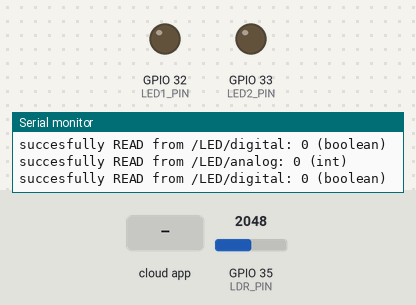
A sketch run on a simulated ESP32. Shown: output pins drawn as LEDs (lit = HIGH), the last lines printed to the serial monitor. The inputs (shaded band) are chosen by the test bench; at power-on: GPIO 35 (LDR_PIN) = 2048. WiFi joins after 1.5 s; servers stay silent unless stated; the Firebase database answers and starts empty.

Above: at 2.7 s.
2.8 s: the phone or cloud app sets analog to 1
At 4.2 s:
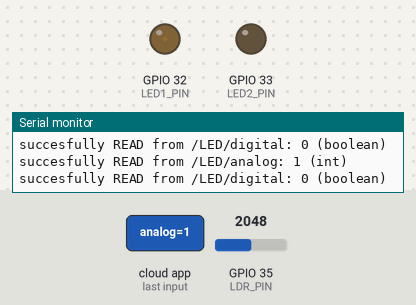
4.5 s: the phone or cloud app sets digital to 1
At 5.1 s:
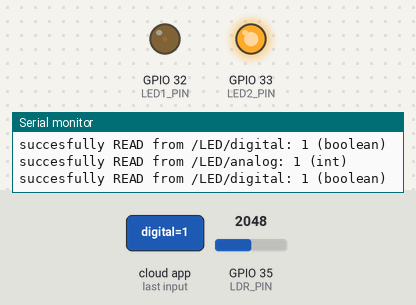
6.1 s: the phone or cloud app sets analog to 0
At 7.2 s:
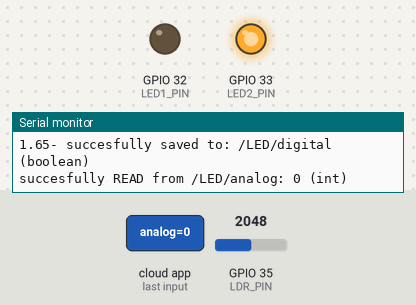
7.8 s: the phone or cloud app sets digital to 0
At 8.5 s:
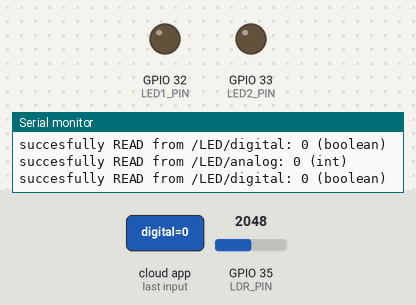
Timing chart, 0 to 10.3 s (numbered marks = the images above; inputs shaded):
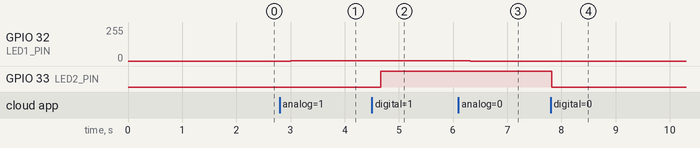

Measured:
- after the input at 2.8 s, GPIO 32 (LED1_PIN): 0/255 → 1/255 after 0.21 s
- after the input at 4.5 s, GPIO 33 (LED2_PIN): LOW → HIGH after 0.16 s
- after the input at 6.1 s, GPIO 32 (LED1_PIN): 1/255 → 0/255 after 0.22 s
- after the input at 7.8 s, GPIO 33 (LED2_PIN): HIGH → LOW at once

The sketch:

RTDB.ino
```cpp
#include <WiFi.h>
#include <Firebase_ESP_Client.h>
#include <addons/TokenHelper.h>
#include <addons/RTDBHelper.h>

#define WIFI_SSID "********************"
#define WIFI_PASSWORD "********************************"
#define API_KEY "*******************************"
#define DATABASE_URL "******************************"

#define LED1_PIN 32
#define LED2_PIN 33
#define LDR_PIN 35
#define PWMChannel 0

const int freq = 5000;
const int resolution = 8;


FirebaseData fbdo, fbdo_s1, fbdo_s2;
FirebaseAuth auth;
FirebaseConfig config;

unsigned long sendDataPrevMillis = 0;
bool SignupOK = false;
int ldrData = 0;
float voltage =0;
int pwmValue =0;
bool ledStatus = false;


void setup() {

  pinMode(LED2_PIN, OUTPUT);
  ledcSetup(PWMChannel, freq, resolution);
  ledcAttachPin(LED1_PIN, PWMChannel);
  Serial.begin(115200);
  // Wifi connection
  WiFi.begin(WIFI_SSID,WIFI_PASSWORD);
  Serial.print("Connecting to the WIFI...");
  while(WiFi.status() != WL_CONNECTED){
    Serial.print(".");
     delay(300);
  }
  Serial.println();
  Serial.print("CONNECTED_WIFI");
  Serial.println(WiFi.localIP());
  Serial.println();
  //Database Configuration
  config.api_key = API_KEY;
  config.database_url = DATABASE_URL;
  if(Firebase.signUp(&config, &auth,"","")){
    Serial.println("SignUp OK");
    SignupOK = true;
  }else{
    Serial.printf("&s\n", config.signer.signupError.message.c_str());
  }
  config.token_status_callback = tokenStatusCallback;
  Firebase.begin(&config, &auth);
  Firebase.reconnectWiFi(true);
}


void loop() {
  if(Firebase.ready() && SignupOK && (millis()- sendDataPrevMillis > 5000 || sendDataPrevMillis == 0)){
    sendDataPrevMillis = millis();
    // ------------------ STORE sensor data to a RTDB
    ldrData = analogRead(LDR_PIN);
    voltage = (float)analogReadMilliVolts(LDR_PIN)/1000;
  if(Firebase.RTDB.setFloat(&fbdo,"sensor/voltage", voltage)){
    Serial.println();
    Serial.print(voltage);
    Serial.print("- succesfully saved to: " + fbdo.dataPath());
    Serial.println(" (" + fbdo.dataType() + ")");
  }else{
    Serial.println("FAILED: " + fbdo.errorReason());
    }
  }
// ----------------- READ data from a RTDB to control devices attached to the ESP32
if(Firebase.RTDB.getInt(&fbdo,"/LED/analog")){
    if(fbdo.dataType() == "int"){
      pwmValue = fbdo.intData();
      Serial.println("succesfully READ from " + fbdo.dataPath() + ": " + pwmValue +  " (" + fbdo.dataType() + ")");
      ledcWrite(PWMChannel, pwmValue);
    }else{
      Serial.println("FAILED: " + fbdo.errorReason());
    }

if(Firebase.RTDB.getBool(&fbdo,"/LED/digital")){
    if(fbdo.dataType() == "boolean"){
      ledStatus = fbdo.boolData();
      Serial.println("succesfully READ from " + fbdo.dataPath() + ": " + ledStatus +  " (" + fbdo.dataType() + ")");
      digitalWrite(LED2_PIN,ledStatus);
    }else{
      Serial.println("FAILED" + fbdo.errorReason());
    }
  }
}
}
```
